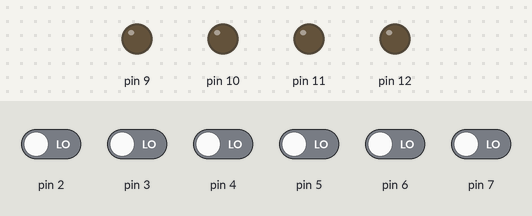
Bench run of a sketch on a simulated Arduino Uno, built with avr-gcc and run on an emulated ATmega328P. Parts: output pins drawn as LEDs (lit = HIGH). Dashed ring = blinking. Inputs (shaded band) come from the test bench; at power-on: pin 2–7 LOW.

Above: at 1.2 s.
1.3 s: pin 4 driven HIGH
At 1.5 s:
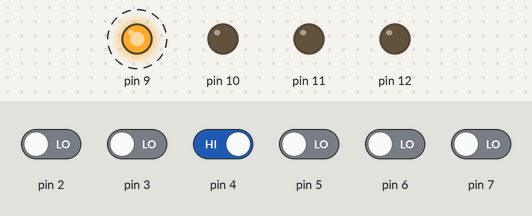
4.3 s: pin 5 driven HIGH
At 4.5 s:
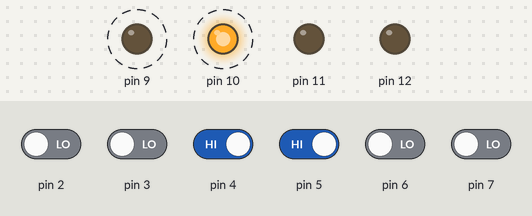
7.3 s: pin 6 driven HIGH
At 7.5 s:
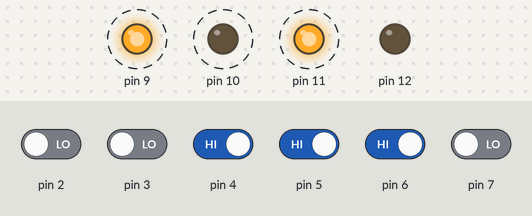
10.3 s: pin 7 driven HIGH
At 10.5 s:
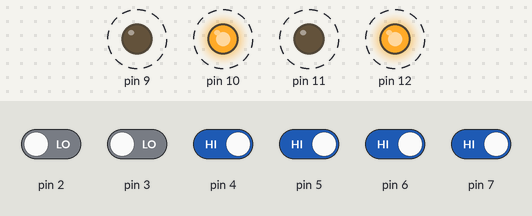
13.3 s: pin 4 driven LOW
At 13.5 s:
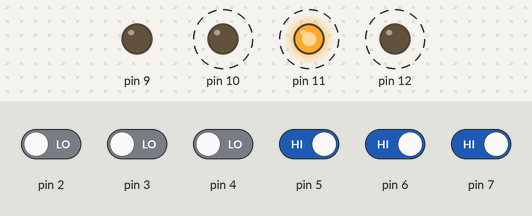
16.3 s: pin 5 driven LOW
At 16.5 s:
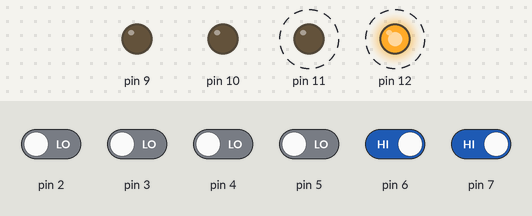
Timing chart, 0 to 20.3 s (numbered marks = the images above; inputs shaded):
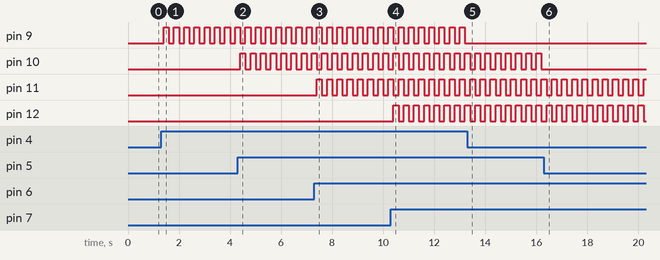

The sketch:

sketch_nov06a.ino
```cpp
// Pin 13 has an LED connected on most Arduino boards.
// give it a name:
int switchState = 0;
bool stateA = 1;
bool stateB = 1;
bool stateC = 1;
bool stateD = 1;
bool stateCorr = 1;
bool stateV = 1;

// the setup routine runs once when you press reset:
void setup() {
  // initialize the digital pin as an output.
  pinMode(9, OUTPUT);
  pinMode(10, OUTPUT);
  pinMode(11, OUTPUT);
  pinMode(12, OUTPUT);
  pinMode(2, INPUT);
  pinMode(3, INPUT);
  pinMode(4, INPUT);
  pinMode(5, INPUT);
  pinMode(6, INPUT);
  pinMode(7, INPUT);
}

// the loop routine runs over and over again forever:
void loop() {
  // Bouton A
  switchState = digitalRead(7);
  if (switchState == HIGH) {
    if (stateA) {
      digitalWrite(12, HIGH);
  	  stateA = !stateA;
    }
    else {
      digitalWrite(12, LOW);
      stateA = !stateA;
    }
  }

  // Bouton B
  switchState = digitalRead(6);
  if (switchState == HIGH) {
    if (stateB) {
      digitalWrite(11, HIGH);
  	  stateB = !stateB;
    }
    else {
      digitalWrite(11, LOW);
      stateB = !stateB;
    }
  }

  // Bouton C
  switchState = digitalRead(5);
  if (switchState == HIGH) {
    if (stateC) {
      digitalWrite(10, HIGH);
  	  stateC = !stateC;
    }
    else {
      digitalWrite(10, LOW);
      stateC = !stateC;
    }
  }

  // Bouton D
  switchState = digitalRead(4);
  if (switchState == HIGH) {
    if (stateD) {
      digitalWrite(9, HIGH);
  	  stateD = !stateD;
    }
    else {
      digitalWrite(9, LOW);
      stateD = !stateD;
    }
  }

  // Bouton Corr
  switchState = digitalRead(3);
  if (switchState == HIGH) {
    digitalWrite(12, LOW);
    digitalWrite(11, LOW);
    digitalWrite(10, LOW);
    digitalWrite(9, LOW);
  }

  // Bouton V
  switchState = digitalRead(2);
  delay(200);
}
```

Measured:
- after the input at 1.3 s, pin 9: alternates HIGH for 0.20 s and LOW for 0.20 s, starting after 0.10 s
- after the input at 4.3 s, pin 10: alternates HIGH for 0.20 s and LOW for 0.20 s, starting after 0.10 s
- after the input at 7.3 s, pin 11: alternates HIGH for 0.20 s and LOW for 0.20 s, starting after 0.10 s
- after the input at 10.3 s, pin 12: alternates HIGH for 0.20 s and LOW for 0.20 s, starting after 0.10 s
- after the input at 13.3 s, pin 9: stops changing and stays LOW
- after the input at 16.3 s, pin 10: stops changing and stays LOW
